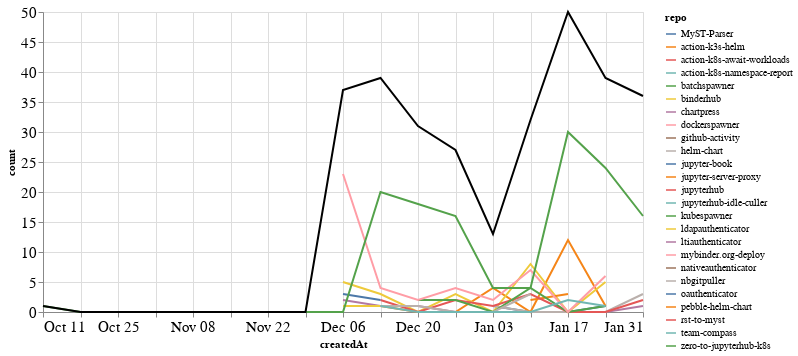

The notebook cell saved with this chart:
### Markdown cell above
### Comments

### Code cell
comments_time = comments.groupby('repo').resample('W', on='createdAt').count()['author'].reset_index()
comments_time = comments_time.rename(columns={'author': 'count'})
comments_time_total = comments_time.groupby('createdAt').agg({"count": "sum"}).reset_index()
ch1 = alt.Chart(comments_time, width=600).mark_line().encode(
    x='createdAt',
    y='count',
    color='repo',
    tooltip="repo"
)

ch2 = alt.Chart(comments_time_total, width=600).mark_line(color="black").encode(
    x='createdAt',
    y='count',
)

ch1 + ch2

### Figure 1 — Vega-Lite specification as saved in the notebook (floating-point values rounded to 4 significant figures)
{"config": {"axisLeft": {"labelFontSize": 15}, "axisBottom": {"labelFontSize": 15}}, "layer": [{"data": {"name": "data-75a908e7f3abe8c8c7d258fea99b4748"}, "mark": "line", "encoding": {"color": {"type": "nominal", "field": "repo"}, "tooltip": {"type": "nominal", "field": "repo"}, "x": {"type": "temporal", "field": "createdAt"}, "y": {"type": "quantitative", "field": "count"}}, "width": 600}, {"data": {"name": "data-c335c6a800f19b2053bffc0c1f3063cf"}, "mark": {"type": "line", "color": "black"}, "encoding": {"x": {"type": "temporal", "field": "createdAt"}, "y": {"type": "quantitative", "field": "count"}}, "width": 600}], "$schema": "https://vega.github.io/schema/vega-lite/v4.8.1.json", "datasets": {"data-75a908e7f3abe8c8c7d258fea99b4748": [{"repo": "MyST-Parser", "createdAt": "2021-01-03T00:00:00", "count": 1}, {"repo": "MyST-Parser", "createdAt": "2021-01-10T00:00:00", "count": 0}, {"repo": "MyST-Parser", "createdAt": "2021-01-17T00:00:00", "count": 0}, {"repo": "MyST-Parser", "createdAt": "2021-01-24T00:00:00", "count": 1}, {"repo": "action-k3s-helm", "createdAt": "2020-12-13T00:00:00", "count": 1}, {"repo": "action-k3s-helm", "createdAt": "2020-12-20T00:00:00", "count": 0}, {"repo": "action-k3s-helm", "createdAt": "2020-12-27T00:00:00", "count": 0}, {"repo": "action-k3s-helm", "createdAt": "2021-01-03T00:00:00", "count": 4}, {"repo": "action-k3s-helm", "createdAt": "2021-01-10T00:00:00", "count": 0}, {"repo": "action-k3s-helm", "createdAt": "2021-01-17T00:00:00", "count": 12}, {"repo": "action-k3s-helm", "createdAt": "2021-01-24T00:00:00", "count": 1}, {"repo": "action-k8s-await-workloads", "createdAt": "2021-01-31T00:00:00", "count": 3}, {"repo": "action-k8s-namespace-report", "createdAt": "2021-01-17T00:00:00", "count": 3}, {"repo": "batchspawner", "createdAt": "2021-01-31T00:00:00", "count": 8}, {"repo": "binderhub", "createdAt": "2020-12-06T00:00:00", "count": 5}, {"repo": "binderhub", "createdAt": "2020-12-13T00:00:00", "count": 3}, {"repo": "binderhub", "createdAt": "2020-12-20T00:00:00", "count": 0}, {"repo": "binderhub", "createdAt": "2020-12-27T00:00:00", "count": 3}, {"repo": "binderhub", "createdAt": "2021-01-03T00:00:00", "count": 0}, {"repo": "binderhub", "createdAt": "2021-01-10T00:00:00", "count": 8}, {"repo": "binderhub", "createdAt": "2021-01-17T00:00:00", "count": 0}, {"repo": "binderhub", "createdAt": "2021-01-24T00:00:00", "count": 5}, {"repo": "chartpress", "createdAt": "2020-12-06T00:00:00", "count": 2}, {"repo": "chartpress", "createdAt": "2020-12-13T00:00:00", "count": 1}, {"repo": "chartpress", "createdAt": "2020-12-20T00:00:00", "count": 1}, {"repo": "chartpress", "createdAt": "2020-12-27T00:00:00", "count": 0}, {"repo": "chartpress", "createdAt": "2021-01-03T00:00:00", "count": 0}, {"repo": "chartpress", "createdAt": "2021-01-10T00:00:00", "count": 0}, {"repo": "chartpress", "createdAt": "2021-01-17T00:00:00", "count": 0}, {"repo": "chartpress", "createdAt": "2021-01-24T00:00:00", "count": 0}, {"repo": "chartpress", "createdAt": "2021-01-31T00:00:00", "count": 1}, {"repo": "dockerspawner", "createdAt": "2020-12-20T00:00:00", "count": 7}, {"repo": "github-activity", "createdAt": "2020-12-13T00:00:00", "count": 1}, {"repo": "helm-chart", "createdAt": "2021-01-03T00:00:00", "count": 1}, {"repo": "helm-chart", "createdAt": "2021-01-10T00:00:00", "count": 0}, {"repo": "helm-chart", "createdAt": "2021-01-17T00:00:00", "count": 0}, {"repo": "helm-chart", "createdAt": "2021-01-24T00:00:00", "count": 0}, {"repo": "helm-chart", "createdAt": "2021-01-31T00:00:00", "count": 3}, {"repo": "jupyter-book", "createdAt": "2020-12-13T00:00:00", "count": 1}, {"repo": "jupyter-server-proxy", "createdAt": "2021-01-10T00:00:00", "count": 2}, {"repo": "jupyter-server-proxy", "createdAt": "2021-01-17T00:00:00", "count": 3}, {"repo": "jupyterhub", "createdAt": "2020-12-13T00:00:00", "count": 2}, {"repo": "jupyterhub", "createdAt": "2020-12-20T00:00:00", "count": 0}, {"repo": "jupyterhub", "createdAt": "2020-12-27T00:00:00", "count": 2}, {"repo": "jupyterhub", "createdAt": "2021-01-03T00:00:00", "count": 1}, {"repo": "jupyterhub", "createdAt": "2021-01-10T00:00:00", "count": 3}, {"repo": "jupyterhub", "createdAt": "2021-01-17T00:00:00", "count": 0}, {"repo": "jupyterhub", "createdAt": "2021-01-24T00:00:00", "count": 0}, {"repo": "jupyterhub", "createdAt": "2021-01-31T00:00:00", "count": 2}, {"repo": "jupyterhub-idle-culler", "createdAt": "2021-01-31T00:00:00", "count": 1}, {"repo": "kubespawner", "createdAt": "2020-12-20T00:00:00", "count": 2}, {"repo": "kubespawner", "createdAt": "2020-12-27T00:00:00", "count": 2}, {"repo": "kubespawner", "createdAt": "2021-01-03T00:00:00", "count": 0}, {"repo": "kubespawner", "createdAt": "2021-01-10T00:00:00", "count": 4}, {"repo": "kubespawner", "createdAt": "2021-01-17T00:00:00", "count": 0}, {"repo": "kubespawner", "createdAt": "2021-01-24T00:00:00", "count": 1}, {"repo": "ldapauthenticator", "createdAt": "2020-12-06T00:00:00", "count": 1}, {"repo": "ldapauthenticator", "createdAt": "2020-12-13T00:00:00", "count": 1}, {"repo": "ltiauthenticator", "createdAt": "2020-12-06T00:00:00", "count": 3}, {"repo": "mybinder.org-deploy", "createdAt": "2020-12-06T00:00:00", "count": 23}, {"repo": "mybinder.org-deploy", "createdAt": "2020-12-13T00:00:00", "count": 4}, {"repo": "mybinder.org-deploy", "createdAt": "2020-12-20T00:00:00", "count": 2}, {"repo": "mybinder.org-deploy", "createdAt": "2020-12-27T00:00:00", "count": 4}, {"repo": "mybinder.org-deploy", "createdAt": "2021-01-03T00:00:00", "count": 2}, {"repo": "mybinder.org-deploy", "createdAt": "2021-01-10T00:00:00", "count": 7}, {"repo": "mybinder.org-deploy", "createdAt": "2021-01-17T00:00:00", "count": 0}, {"repo": "mybinder.org-deploy", "createdAt": "2021-01-24T00:00:00", "count": 6}, {"repo": "nativeauthenticator", "createdAt": "2021-01-31T00:00:00", "count": 2}, {"repo": "nbgitpuller", "createdAt": "2020-12-13T00:00:00", "count": 1}, {"repo": "nbgitpuller", "createdAt": "2020-12-20T00:00:00", "count": 1}, {"repo": "nbgitpuller", "createdAt": "2020-12-27T00:00:00", "count": 0}, {"repo": "nbgitpuller", "createdAt": "2021-01-03T00:00:00", "count": 0}, {"repo": "nbgitpuller", "createdAt": "2021-01-10T00:00:00", "count": 3}, {"repo": "oauthenticator", "createdAt": "2020-12-06T00:00:00", "count": 3}, {"repo": "oauthenticator", "createdAt": "2020-12-13T00:00:00", "count": 2}, {"repo": "pebble-helm-chart", "createdAt": "2020-12-13T00:00:00", "count": 1}, {"repo": "rst-to-myst", "createdAt": "2021-01-10T00:00:00", "count": 1}, {"repo": "team-compass", "createdAt": "2020-12-13T00:00:00", "count": 1}, {"repo": "team-compass", "createdAt": "2020-12-20T00:00:00", "count": 0}, {"repo": "team-compass", "createdAt": "2020-12-27T00:00:00", "count": 0}, {"repo": "team-compass", "createdAt": "2021-01-03T00:00:00", "count": 0}, {"repo": "team-compass", "createdAt": "2021-01-10T00:00:00", "count": 0}, {"repo": "team-compass", "createdAt": "2021-01-17T00:00:00", "count": 2}, {"repo": "team-compass", "createdAt": "2021-01-24T00:00:00", "count": 1}, {"repo": "zero-to-jupyterhub-k8s", "createdAt": "2020-10-11T00:00:00", "count": 1}, {"repo": "zero-to-jupyterhub-k8s", "createdAt": "2020-10-18T00:00:00", "count": 0}, {"repo": "zero-to-jupyterhub-k8s", "createdAt": "2020-10-25T00:00:00", "count": 0}, {"repo": "zero-to-jupyterhub-k8s", "createdAt": "2020-11-01T00:00:00", "count": 0}, {"repo": "zero-to-jupyterhub-k8s", "createdAt": "2020-11-08T00:00:00", "count": 0}, {"repo": "zero-to-jupyterhub-k8s", "createdAt": "2020-11-15T00:00:00", "count": 0}, {"repo": "zero-to-jupyterhub-k8s", "createdAt": "2020-11-22T00:00:00", "count": 0}, {"repo": "zero-to-jupyterhub-k8s", "createdAt": "2020-11-29T00:00:00", "count": 0}, {"repo": "zero-to-jupyterhub-k8s", "createdAt": "2020-12-06T00:00:00", "count": 0}, {"repo": "zero-to-jupyterhub-k8s", "createdAt": "2020-12-13T00:00:00", "count": 20}, {"repo": "zero-to-jupyterhub-k8s", "createdAt": "2020-12-20T00:00:00", "count": 18}, {"repo": "zero-to-jupyterhub-k8s", "createdAt": "2020-12-27T00:00:00", "count": 16}, {"repo": "zero-to-jupyterhub-k8s", "createdAt": "2021-01-03T00:00:00", "count": 4}, {"repo": "zero-to-jupyterhub-k8s", "createdAt": "2021-01-10T00:00:00", "count": 4}, {"repo": "zero-to-jupyterhub-k8s", "createdAt": "2021-01-17T00:00:00", "count": 30}, {"repo": "zero-to-jupyterhub-k8s", "createdAt": "2021-01-24T00:00:00", "count": 24}, {"repo": "zero-to-jupyterhub-k8s", "createdAt": "2021-01-31T00:00:00", "count": 16}], "data-c335c6a800f19b2053bffc0c1f3063cf": [{"createdAt": "2020-10-11T00:00:00", "count": 1}, {"createdAt": "2020-10-18T00:00:00", "count": 0}, {"createdAt": "2020-10-25T00:00:00", "count": 0}, {"createdAt": "2020-11-01T00:00:00", "count": 0}, {"createdAt": "2020-11-08T00:00:00", "count": 0}, {"createdAt": "2020-11-15T00:00:00", "count": 0}, {"createdAt": "2020-11-22T00:00:00", "count": 0}, {"createdAt": "2020-11-29T00:00:00", "count": 0}, {"createdAt": "2020-12-06T00:00:00", "count": 37}, {"createdAt": "2020-12-13T00:00:00", "count": 39}, {"createdAt": "2020-12-20T00:00:00", "count": 31}, {"createdAt": "2020-12-27T00:00:00", "count": 27}, {"createdAt": "2021-01-03T00:00:00", "count": 13}, {"createdAt": "2021-01-10T00:00:00", "count": 32}, {"createdAt": "2021-01-17T00:00:00", "count": 50}, {"createdAt": "2021-01-24T00:00:00", "count": 39}, {"createdAt": "2021-01-31T00:00:00", "count": 36}]}}
